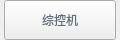
                    <widget class="QWidget" name="fdj_label_16" native="true">
                     <property name="geometry">
                      <rect>
                       <x>170</x>
                       <y>470</y>
                       <width>120</width>
                       <height>40</height>
                      </rect>
                     </property>
                     <property name="minimumSize">
                      <size>
                       <width>0</width>
                       <height>40</height>
                      </size>
                     </property>
                     <property name="maximumSize">
                      <size>
                       <width>16777215</width>
                       <height>40</height>
                      </size>
                     </property>
                     <layout class="QHBoxLayout" name="horizontalLayout_36">
                      <property name="spacing">
                       <number>0</number>
                      </property>
                      <property name="leftMargin">
                       <number>0</number>
                      </property>
                      <property name="topMargin">
                       <number>0</number>
                      </property>
                      <property name="rightMargin">
                       <number>0</number>
                      </property>
                      <property name="bottomMargin">
                       <number>0</number>
                      </property>
                      <item>
                       <widget class="QLabel" name="label_143">
                        <property name="minimumSize">
                         <size>
                          <width>4</width>
                          <height>0</height>
                         </size>
                        </property>
                        <property name="maximumSize">
                         <size>
                          <width>4</width>
                          <height>16777215</height>
                         </size>
                        </property>
                        <property name="text">
                         <string/>
                        </property>
                        <property name="pixmap">
                         <pixmap resource="twoDdisplay.qrc">:/twoDdisplay/rectleft</pixmap>
                        </property>
                       </widget>
                      </item>
                      <item>
                       <widget class="QPushButton" name="zkjbtn">
                        <property name="minimumSize">
                         <size>
                          <width>0</width>
                          <height>40</height>
                         </size>
                        </property>
                        <property name="maximumSize">
                         <size>
                          <width>16777215</width>
                          <height>40</height>
                         </size>
                        </property>
                        <property name="cursor">
                         <cursorShape>PointingHandCursor</cursorShape>
                        </property>
                        <property name="styleSheet">
                         <string notr="true">border-image:url(:/twoDdisplay/btnbg);
color:rgb(98,109,125);</string>
                        </property>
                        <property name="text">
                         <string>综控机</string>
                        </property>
                       </widget>
                      </item>
                      <item>
                       <widget class="QLabel" name="label_145">
                        <property name="minimumSize">
                         <size>
                          <width>4</width>
                          <height>0</height>
                         </size>
                        </property>
                        <property name="maximumSize">
                         <size>
                          <width>4</width>
                          <height>16777215</height>
                         </size>
                        </property>
                        <property name="text">
                         <string/>
                        </property>
                        <property name="pixmap">
                         <pixmap resource="twoDdisplay.qrc">:/twoDdisplay/rectright</pixmap>
                        </property>
                       </widget>
                      </item>
                     </layout>
                    </widget>
